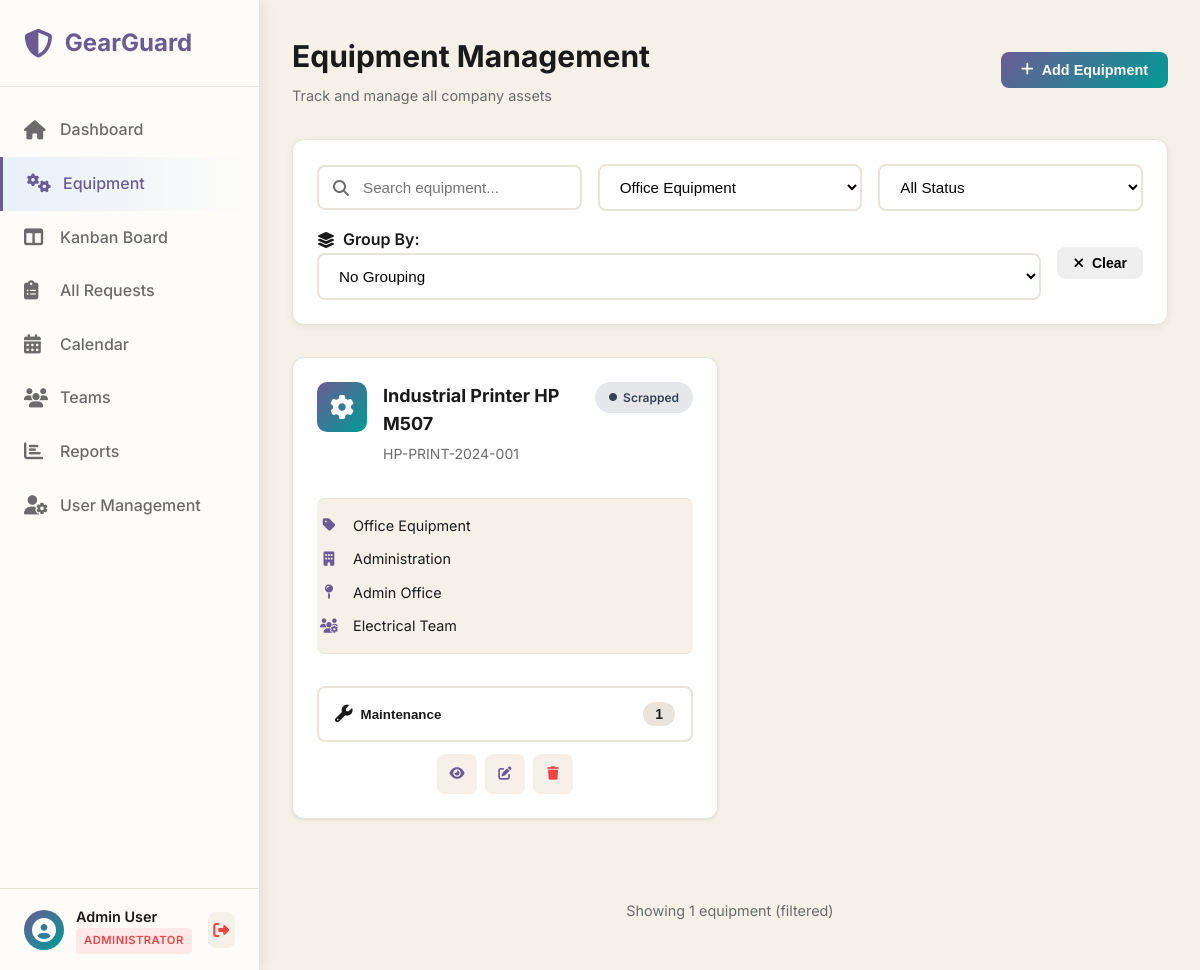
Page /pages/equipment.php?category=Office Equipment (signed in) on the earlier database version.
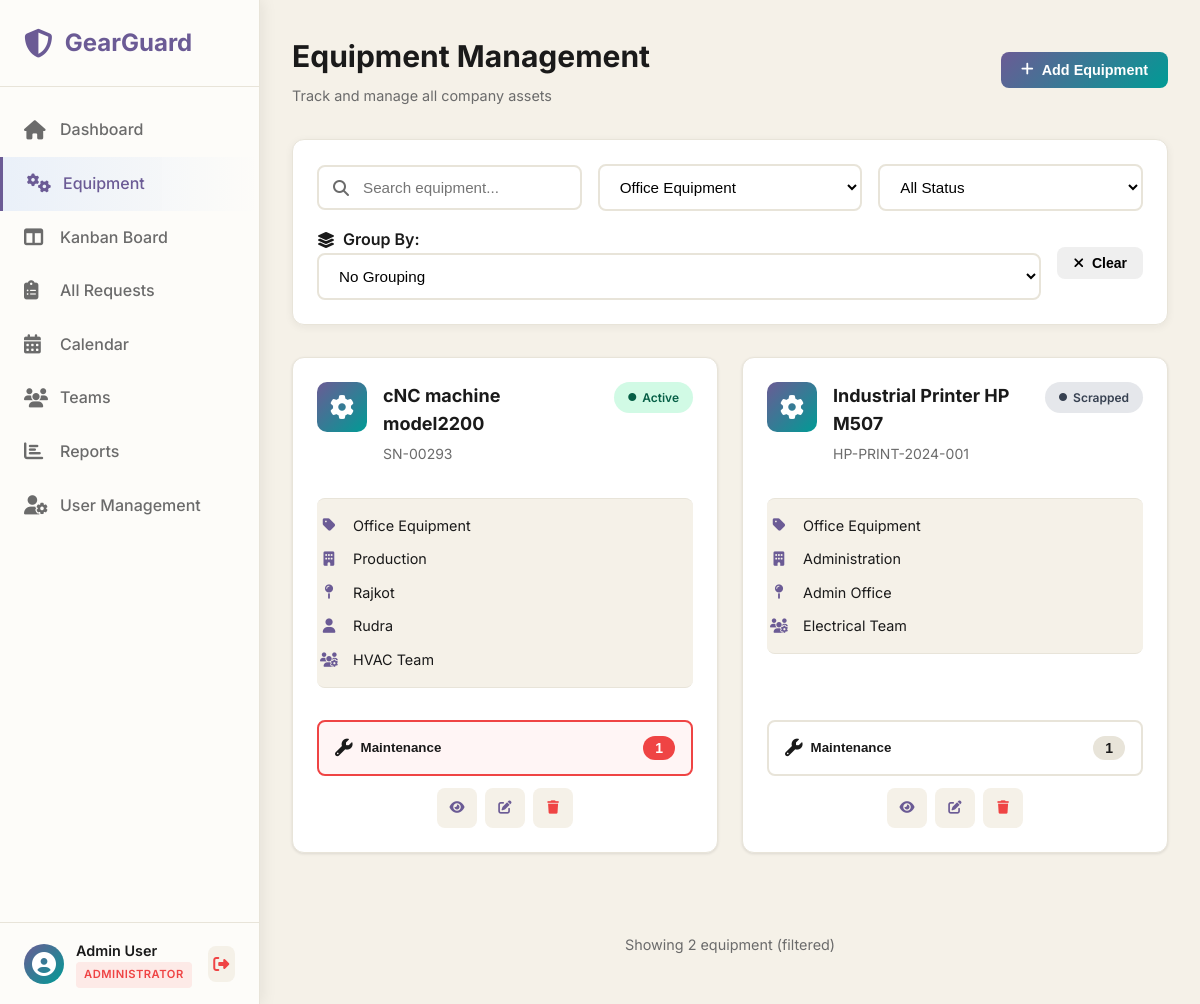
Same page on the later database version.
### tables this page shows
CREATE TABLE `equipment` (
  `id` int(11) NOT NULL,
  `equipment_name` varchar(100) NOT NULL,
  `serial_number` varchar(100) NOT NULL,
  `category` varchar(50) DEFAULT NULL,
  `department` varchar(100) DEFAULT NULL,
  `assigned_to_employee` varchar(100) DEFAULT NULL,
  `purchase_date` date DEFAULT NULL,
  `warranty_expiry` date DEFAULT NULL,
  `location` varchar(255) DEFAULT NULL,
  `maintenance_team_id` int(11) DEFAULT NULL,
  `default_technician_id` int(11) DEFAULT NULL,
  `status` enum('active','under_maintenance','scrapped') DEFAULT 'active',
  `notes` text DEFAULT NULL,
  `created_at` timestamp NOT NULL DEFAULT current_timestamp(),
  `updated_at` timestamp NOT NULL DEFAULT current_timestamp() ON UPDATE current_timestamp()
);

CREATE TABLE `maintenance_teams` (
  `id` int(11) NOT NULL,
  `team_name` varchar(100) NOT NULL,
  `description` text DEFAULT NULL,
  `created_at` timestamp NOT NULL DEFAULT current_timestamp(),
  `updated_at` timestamp NOT NULL DEFAULT current_timestamp() ON UPDATE current_timestamp()
);

### php/config.php (called while the page is built, shortened)
<?php
function sanitizeInput($data)
{
    return htmlspecialchars(strip_tags(trim($data)), ENT_QUOTES, 'UTF-8');
}
function isLoggedIn()
{
    return isset($_SESSION['user_id']) && !empty($_SESSION['user_id']);
}
function canPerform($action)
{
    $role = $_SESSION['user_role'];
    $permissions = [
        'admin' => [
            'view_all_equipment',
            'add_equipment',
            'edit_equipment',
            'delete_equipment',
            'view_all_requests',
            'create_request',
            'assign_request',
            'edit_request',
            'delete_request',
            'view_all_teams',
            'add_team',
            'edit_team',
            'delete_team',
            'view_reports',
            'manage_users'
        ],
        'manager' => [
            'view_all_equipment',
            'add_equipment',
            'edit_equipment',
            'view_all_requests',
            'create_request',
            'assign_request',
            'edit_request',
            'view_all_teams',
            'add_team',
            'view_reports'
        ],
        'technician' => [
            'view_all_equipment',
            'view_my_requests',
            'update_my_requests',
            'create_request',
            'view_my_team'
        ],
        'user' => [
            'create_request',
            'view_my_requests'
        ]
    ];
    return isset($permissions[$role]) && in_array($action, $permissions[$role]);
}
?>

### pages/includes/equipment-card.php (the view)
<div class="equipment-card">
    <div class="equipment-header">
        <div class="equipment-icon">
            <i class="fas fa-cog"></i>
        </div>
        <div class="equipment-title">
            <h3><?php echo htmlspecialchars($item['equipment_name']); ?></h3>
            <p class="serial-number"><?php echo htmlspecialchars($item['serial_number']); ?></p>
        </div>
        <span class="equipment-status status-<?php echo $item['status']; ?>">
            <i class="fas fa-circle"></i>
            <?php echo str_replace('_', ' ', ucfirst($item['status'])); ?>
        </span>
    </div>
    <div class="equipment-details">
        <div class="detail-row">
            <span class="detail-icon"><i class="fas fa-tag"></i></span>
            <span class="detail-text"><?php echo htmlspecialchars($item['category']); ?></span>
        </div>
        <div class="detail-row">
            <span class="detail-icon"><i class="fas fa-building"></i></span>
            <span class="detail-text"><?php echo htmlspecialchars($item['department']); ?></span>
        </div>
        <div class="detail-row">
            <span class="detail-icon"><i class="fas fa-map-pin"></i></span>
            <span class="detail-text"><?php echo htmlspecialchars($item['location']); ?></span>
        </div>
        <?php if ($item['assigned_to_employee']): ?>
            <div class="detail-row">
                <span class="detail-icon"><i class="fas fa-user"></i></span>
                <span class="detail-text"><?php echo htmlspecialchars($item['assigned_to_employee']); ?></span>
            </div>
        <?php endif; ?>
        <?php if ($item['team_name']): ?>
            <div class="detail-row">
                <span class="detail-icon"><i class="fas fa-users-cog"></i></span>
                <span class="detail-text"><?php echo htmlspecialchars($item['team_name']); ?></span>
            </div>
        <?php endif; ?>
    </div>
    <div class="equipment-actions">
        <button class="smart-button <?php echo $item['open_requests'] > 0 ? 'has-open' : ''; ?>"
            onclick="window.location.href='view-equipment.php?id=<?php echo $item['id']; ?>'">
            <span class="button-content">
                <i class="fas fa-wrench"></i>
                <span>Maintenance</span>
            </span>
            <?php if ($item['open_requests'] > 0): ?>
                <span class="request-badge badge-danger"><?php echo $item['open_requests']; ?></span>
            <?php else: ?>
                <span class="request-badge"><?php echo $item['total_requests']; ?></span>
            <?php endif; ?>
        </button>
        <div class="action-buttons">
            <button class="btn-icon" onclick="window.location.href='view-equipment.php?id=<?php echo $item['id']; ?>'"
                title="View Details">
                <i class="fas fa-eye"></i>
            </button>
            <?php if (canPerform('edit_equipment')): ?>
                <button class="btn-icon" onclick="window.location.href='edit-equipment.php?id=<?php echo $item['id']; ?>'"
                    title="Edit Equipment">
                    <i class="fas fa-edit"></i>
                </button>
            <?php endif; ?>
            <?php if (canPerform('delete_equipment')): ?>
                <button class="btn-icon btn-danger"
                    onclick="confirmDelete(<?php echo $item['id']; ?>, '<?php echo htmlspecialchars($item['equipment_name']); ?>')"
                    title="Delete Equipment">
                    <i class="fas fa-trash"></i>
                </button>
            <?php endif; ?>
        </div>
    </div>
</div>

### pages/equipment.php (shortened to what the changed rows need)
<?php
require_once '../php/config.php';
$searchQuery = isset($_GET['search']) ? sanitizeInput($_GET['search']) : '';
$filterCategory = isset($_GET['category']) ? sanitizeInput($_GET['category']) : '';
$filterStatus = isset($_GET['status']) ? sanitizeInput($_GET['status']) : '';
$groupBy = isset($_GET['group_by']) ? sanitizeInput($_GET['group_by']) : '';
try {
    $sql = "
        SELECT
            e.*,
            mt.team_name,
            u.name as technician_name,
            COUNT(DISTINCT mr.id) as total_requests,
            SUM(CASE WHEN mr.stage IN ('new', 'in_progress') THEN 1 ELSE 0 END) as open_requests
        FROM equipment e
        LEFT JOIN maintenance_teams mt ON e.maintenance_team_id = mt.id
        LEFT JOIN users u ON e.default_technician_id = u.id
        LEFT JOIN maintenance_requests mr ON e.id = mr.equipment_id
        WHERE 1=1
    ";
    $params = [];
    if (!empty($filterCategory)) {
        $sql .= " AND e.category = ?";
        $params[] = $filterCategory;
    }
    $sql .= " GROUP BY e.id";
    if ($groupBy) {
        switch ($groupBy) {
            case 'department':
                $sql .= " ORDER BY e.department ASC, e.equipment_name ASC";
                break;
            case 'category':
                $sql .= " ORDER BY e.category ASC, e.equipment_name ASC";
                break;
            case 'employee':
                $sql .= " ORDER BY e.assigned_to_employee ASC, e.equipment_name ASC";
                break;
            case 'team':
                $sql .= " ORDER BY mt.team_name ASC, e.equipment_name ASC";
                break;
            default:
                $sql .= " ORDER BY e.equipment_name ASC";
        }
    } else {
        $sql .= " ORDER BY e.equipment_name ASC";
    }
    $stmt = $conn->prepare($sql);
    $stmt->execute($params);
    $equipment = $stmt->fetchAll();
    $groupedEquipment = [];
} catch (PDOException $e) {
    error_log("Equipment list error: " . $e->getMessage());
    $equipment = [];
    $categories = [];
}
?>
<!DOCTYPE html>
<html lang="en">
<head>
    <link rel="stylesheet" href="../css/dashboard.css">
    <link rel="stylesheet" href="../css/equipment.css">
    <link rel="stylesheet" href="https://cdnjs.cloudflare.com/ajax/libs/font-awesome/6.5.1/css/all.min.css">
</head>
<body>
    <main class="main-content">
        <header class="top-header">
            <div>
                <h1>Equipment Management</h1>
            </div>
        </header>
        <section class="equipment-section">
            <?php if (empty($equipment)): ?>
                <div class="empty-state">
                    <i class="fas fa-cogs"></i>
                    <h3>No Equipment Found</h3>
                    <p>
                        <?php if ($searchQuery || $filterCategory || $filterStatus): ?>
                            No equipment matches your filters. Try adjusting your search criteria.
                        <?php else: ?>
                            Start by adding your first equipment to the system.
                        <?php endif; ?>
                    </p>
                    <?php if (canPerform('add_equipment')): ?>
                        <button class="btn btn-primary" onclick="window.location.href='add-equipment.php'">
                            <i class="fas fa-plus"></i>
                            Add First Equipment
                        </button>
                    <?php endif; ?>
                </div>
            <?php else: ?>
                <?php if ($groupBy && !empty($groupedEquipment)): ?>
                    <?php foreach ($groupedEquipment as $groupName => $items): ?>
                        <div class="equipment-group">
                            <div class="group-header">
                                <h3>
                                    <i class="fas fa-<?php
                                    echo $groupBy === 'department' ? 'building' :
                                        ($groupBy === 'category' ? 'tag' :
                                            ($groupBy === 'employee' ? 'user' : 'users-cog'));
                                    ?>"></i>
                                    <?php echo htmlspecialchars($groupName); ?>
                                </h3>
                                <span class="group-count"><?php echo count($items); ?> equipment</span>
                            </div>
                            <div class="equipment-grid">
                                <?php foreach ($items as $item): ?>
                                    <?php include 'includes/equipment-card.php'; ?>
                                <?php endforeach; ?>
                            </div>
                        </div>
                    <?php endforeach; ?>
                <?php else: ?>
                    <div class="equipment-grid">
                        <?php foreach ($equipment as $item): ?>
                            <?php include 'includes/equipment-card.php'; ?>
                        <?php endforeach; ?>
                    </div>
                <?php endif; ?>
                <div class="results-info">
                    Showing <?php echo count($equipment); ?> equipment
                    <?php if ($searchQuery || $filterCategory || $filterStatus): ?>
                        (filtered)
                    <?php endif; ?>
                </div>
            <?php endif; ?>
        </section>
    </main>
</body>
</html>

Differences in the rows shown:
added equipment: equipment_name "cNC machine model2200", serial_number "SN-00293", status "Active", category "Office Equipment", department "Production", location "Rajkot", assigned_to_employee "Rudra", maintenance_team.team_name "HVAC Team", open_requests "1"
Other differences:
count($equipment): "1" → "2"
